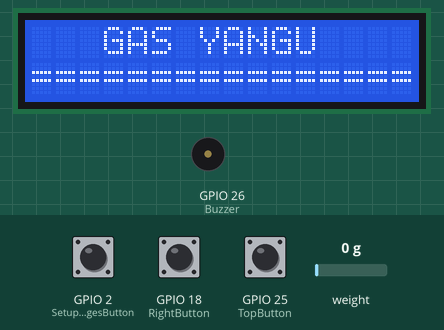
Simulated run of this program. Board: ESP32. Parts: 16×2 character LCD, buzzer (waves = sounding, pin HIGH). The test bench sets the inputs (shaded band); at power-on: GPIO 2 (SetupChangesButton) HIGH, weight on the scale 0 g, GPIO 18 (RightButton) LOW, GPIO 25 (TopButton) LOW. WiFi joins after 1.5 s; servers stay silent unless stated; uploads are accepted with an empty reply; what the program prints to the serial monitor is not drawn.

Above: at 3.2 s.
9.2 s: GPIO 2 (SetupChangesButton) pulled LOW for 1.4 s
At 9.55 s:
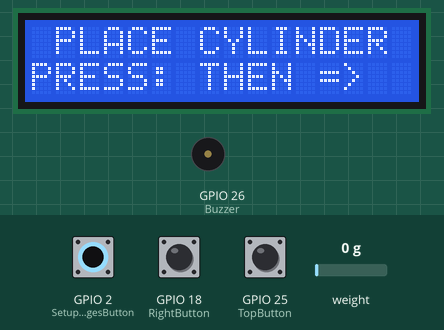
12.1 s: weight on the scale set to 2 g
At 13.8 s:
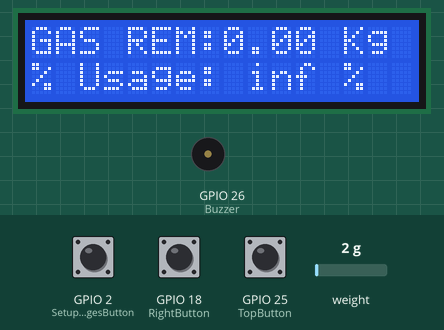
14.1 s: GPIO 2 (SetupChangesButton) pulled LOW for 1.4 s
At 15.8 s:
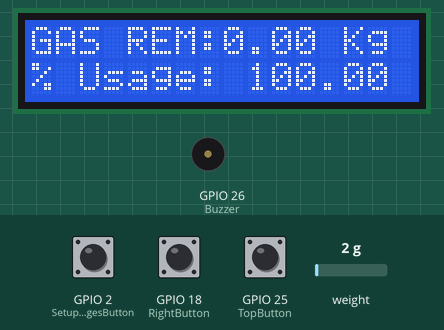
17.0 s: GPIO 2 (SetupChangesButton) pulled LOW for 3.2 s
At 18.2 s:
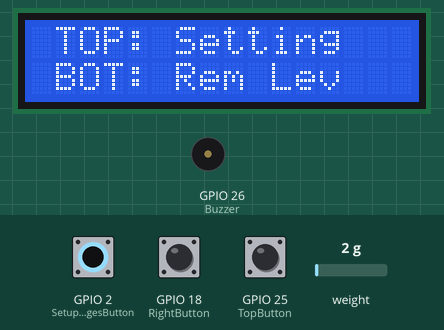
21.7 s: weight on the scale set to 100 g
At 23.5 s:
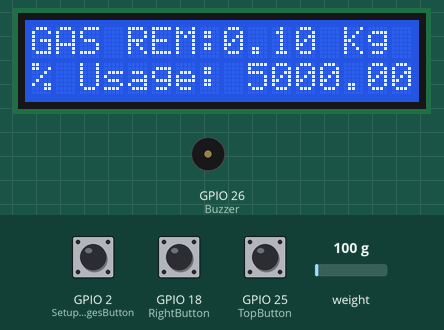
24.3 s: GPIO 2 (SetupChangesButton) pulled LOW for 1.4 s
At 26.8 s:
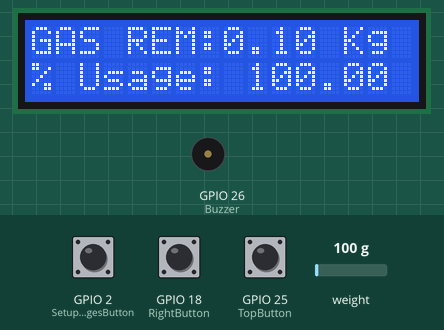
Timing chart, 0 to 28.2 s (numbered marks = the images above; inputs shaded):
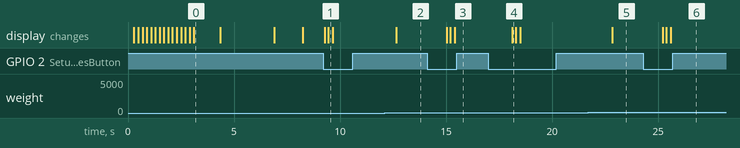

The program:

main.cpp
```cpp
#include <Arduino.h>
#include <HX711.h>
#include <stdint.h>
#include <LiquidCrystal_I2C.h>
#include <SPIFFS.h>
#include <WiFi.h>
#include "soc/rtc.h"
#include <HTTPClient.h>
#include <ArduinoJson.h>

const char *ssid = "Happy";
const char *password = "shwaa100";
// 192.168.1.110
// 192.168.1.110
const char *serverName = "http://192.168.16.206:3400/data/collect";

LiquidCrystal_I2C lcd(0x27, 16, 2);

#define LOADCELL_DOUT_PIN 16
#define LOADCELL_SCK_PIN 4

#define I2C_SDA 21
#define I2C_SCL 22
#define Buzzer 26
#define TopButton 25
#define BottomButton 33
#define Potentiometer 32
#define LeftButton 19
#define SetupChangesButton 2
#define RightButton 18
bool toogler = false;
int32_t count = 0;
unsigned long previousMillis = 0;
const long interval = 10000;
HX711 scale;
int avoidMuchCounting = 0;

struct NewConfiguration
{
  bool UnderProcess;
};

struct GasConfiguration
{
  bool Configured;
  double GasAmount; // kg of gas in gramms
  double ReminderPercentage;
  double CylinderCapacity;
};
GasConfiguration MyLPG;

NewConfiguration ConfigStruct = {false};
// Variable definations

void PrintToScreen(uint8_t column, uint8_t row, String details)
{
  lcd.setCursor(column, row);
  lcd.print(details);
}

void HomeScreen()
{
  PrintToScreen(0, 0, "   GAS YANGU   ");
  for (int x = 0; x < 16; x++)
  {
    PrintToScreen(x, 1, "=");
    delay(200);
  }
}

void InitWiFi()
{
  WiFi.mode(WIFI_STA);
  WiFi.begin(ssid, password);
  Serial.print("Connecting to WiFi ..");
  while (WiFi.status() != WL_CONNECTED)
  {
    Serial.print('.');
    delay(1000);
  }
  Serial.println(WiFi.localIP());
}

void ClearRow(int row)
{
  lcd.setCursor(0, row);
  lcd.print("                ");
}

void IRAM_ATTR attachInterruptSetup()
{
  if (!ConfigStruct.UnderProcess)
  {
    ConfigStruct.UnderProcess = true;
  }
}
void ClearScreen()
{
  ClearRow(0);
  ClearRow(1);
}

void writeGasConfigToSPIFFS(GasConfiguration config)
{
  File file = SPIFFS.open("/gas_config.bin", FILE_WRITE);
  if (!file)
  {
    Serial.println("Failed to open file for writing");
    return;
  }

  // Write the structure as binary data
  file.write((uint8_t *)&config, sizeof(GasConfiguration));
  file.close();

  Serial.println("Gas configuration written to SPIFFS");
}

GasConfiguration readGasConfigFromSPIFFS()
{
  GasConfiguration config;

  File file = SPIFFS.open("/gas_config.bin", FILE_READ);
  if (!file)
  {
    Serial.println("Failed to open file for reading");
    return config; // Return an empty or default-initialized config
  }

  // Read the binary data into the structure
  file.read((uint8_t *)&config, sizeof(GasConfiguration));
  file.close();

  Serial.println("Gas configuration read from SPIFFS");

  return config;
}

void setup()
{

  // rtc_cpu_freq_config_t config;
  // rtc_clk_cpu_freq_get_config(&config);
  // rtc_clk_cpu_freq_to_config(RTC_CPU_FREQ_240M, &config);
  // rtc_clk_cpu_freq_set_config_fast(&config);
  lcd.init(I2C_SDA, I2C_SCL);
  lcd.backlight();
  HomeScreen();
  delay(1000);
  Serial.begin(9600);
  ClearScreen();
  PrintToScreen(0,0, "Trying connecting...");
  delay(500);
  InitWiFi();
  PrintToScreen(0, 1, "    CONNECTED ");
  ClearScreen();

  // if (!SPIFFS.begin(true))
  // {
  //   Serial.println("An Error has occurred while mounting SPIFFS");
  //   return;
  // }
  // else
  // {
  //   ClearScreen();
  //   PrintToScreen(0, 0, " MEMORY ERROR  ");
  //   PrintToScreen(0, 1, "  ===========");
  // }
  // GasConfiguration config = {false, 0.0, 50.0, 0.0};
  // writeGasConfigToSPIFFS(config);
  // MyLPG = readGasConfigFromSPIFFS();
  MyLPG = {true, 0.0, 50.0, 0.0};

  pinMode(TopButton, INPUT);
  pinMode(BottomButton, INPUT);
  pinMode(Buzzer, OUTPUT);
  pinMode(RightButton, INPUT);
  pinMode(LeftButton, INPUT);
  pinMode(Potentiometer, INPUT);
  pinMode(SetupChangesButton, INPUT_PULLUP);

  attachInterrupt(SetupChangesButton, attachInterruptSetup, FALLING);
  scale.begin(LOADCELL_DOUT_PIN, LOADCELL_SCK_PIN);
  scale.set_scale(-528793 / 1);
  Serial.print("Offese: ");
  Serial.println(MyLPG.GasAmount);
  scale.tare();
}

void DisplayGasAmount()
{
  String Printable = "GAS REM:" + String(MyLPG.GasAmount) + " Kg";
  String Printable2 = "% Usage: " + String(((MyLPG.GasAmount / MyLPG.CylinderCapacity) * 100)) + " %";
  PrintToScreen(0, 0, Printable);
  PrintToScreen(0, 1, Printable2);
}

void SendData(float weight, float ReminderValue, float GasSize)
{
  WiFiClient client;
  HTTPClient http;
  http.begin(client, serverName);
  StaticJsonDocument<200> doc;
  doc["deviceId"] = 1001;
  doc["weight"] = weight;
  doc["ReminderValue"] = ReminderValue;
  doc["GasSize"] = GasSize;
  String requestBody;
  serializeJson(doc, requestBody);
  http.addHeader("Content-Type", "application/json");
  int httpResponseCode = http.POST(requestBody);
  Serial.print("HTTP Response code: ");
  Serial.println(httpResponseCode);

  // Free resources
  http.end();
}
void loop()
{
  if (ConfigStruct.UnderProcess)
  {
    previousMillis = millis();
    bool timeout = false;
    int8_t configured; // top 1, bottom 2
    // Display the menu
    ClearScreen();
    PrintToScreen(0, 0, " TOP: Setting");
    PrintToScreen(0, 1, " BOT: Rem Lev");

    while (true)
    {

      if (digitalRead(TopButton) == LOW)
      {
        configured = 1;
        break;
      }
      if (digitalRead(BottomButton) == LOW)
      {
        configured = 2;
        break;
      }
      if (millis() - previousMillis >= interval)
      {
        // previousMillis = currentMillis;
        timeout = true;
        break;
      }
    }
    if (!timeout)
    {
      if (configured == 1)
      {
        delay(100);

        ClearScreen();
        PrintToScreen(0, 0, " PLACE CYLINDER ");
        PrintToScreen(0, 1, "PRESS: THEN =>");
        while (true)
        {
          // waiting for cylinder placement and loading of the new config
          if (digitalRead(RightButton) == LOW)
          {
            break;
          }
        }

        // get the cylinder weight form the load cell
        String outputString = " WEIGHT: ";
        float weight = scale.get_units();
        if (weight <= 0)
        {
          ClearScreen();
          PrintToScreen(0, 0, " NO GAS PLACED  ");
          PrintToScreen(0, 1, "  ===========");
        }
        else
        {
          outputString.concat(weight);
          outputString.concat(" Kg");
          ClearScreen();
          PrintToScreen(0, 0, " CYLINDER GAS");
          PrintToScreen(0, 1, outputString);

          // SAVED into spiffs
          MyLPG.CylinderCapacity = weight;
          MyLPG.GasAmount = weight;
          // save to spiffs
          // writeGasConfigToSPIFFS(MyLPG);
        }
      }
      if (configured == 2)
      {
        delay(100);
        ClearScreen();
        PrintToScreen(0, 0, " TUNE THE POT ");
        PrintToScreen(0, 1, "TO SET REM LEVEL");
        delay(2000);
        ClearScreen();
        PrintToScreen(0, 0, "  VALUE SET    ");
        int percentage;
        while (true)
        {
          percentage = map(analogRead(Potentiometer), 0, 4095, 0, 100);
          String Percentages = "       " + String(percentage) + "%" + "   ";
          PrintToScreen(0, 1, Percentages);

          if (digitalRead(RightButton) == LOW)
          {
            break;
          }
        }
        ClearScreen();
        MyLPG.ReminderPercentage = percentage;
        String printabelScreen = " % REMINDER SET";
        String printabelScreen2 = "      " + String(percentage) + "%" + "   ";
        PrintToScreen(0, 0, printabelScreen);
        PrintToScreen(0, 1, printabelScreen2);
        // delay(1000);
      }
    }
    else
    {
      ClearScreen();
      PrintToScreen(0, 0, "    TIMEOUT     ");
      PrintToScreen(0, 1, " PLEASE SELECT");
      delay(2000);
      ClearScreen();

      DisplayGasAmount();
    }

    ConfigStruct.UnderProcess = false;
    ClearScreen();
    DisplayGasAmount();
  }

  float percentageComputed = ((MyLPG.GasAmount / MyLPG.CylinderCapacity) * 100);
  //  checking if the grade has passed
  if (percentageComputed <= MyLPG.ReminderPercentage && percentageComputed != 0)
  {
    digitalWrite(Buzzer, HIGH);
    delay(500);
    digitalWrite(Buzzer, LOW);
    delay(500);
  }

  // delay(1000);

  // Read and update the information
  if (scale.is_ready())
  {
    scale.set_scale(-528793 / 1);
    // scale.tare();
    float weight = scale.get_units();

    if (weight > 0)
    {
      // Serial.print("Gas measured:                        ");
      // Serial.println(weight);
      MyLPG.GasAmount = weight;
    }
    // count how many before saving
    if (avoidMuchCounting == 0 != avoidMuchCounting >= 2)
    {
      // saves into spiffs
      // writeGasConfigToSPIFFS(MyLPG);
      SendData(MyLPG.GasAmount, MyLPG.ReminderPercentage, MyLPG.CylinderCapacity);
      avoidMuchCounting = 1;
    }
    avoidMuchCounting++;
    DisplayGasAmount();
    delay(1000);
  }
  // debug buttons
  // Serial.print("Top: ");
  // Serial.println(digitalRead(TopButton));
  // Serial.print("Bot: ");
  // Serial.println(digitalRead(BottomButton));
  // Serial.print("Left: ");
  // Serial.println(digitalRead(LeftButton));
  // Serial.print("Righ: ");
  // Serial.println(digitalRead(RightButton));
  // Serial.print("Gas amount: ");
  // Serial.println(MyLPG.GasAmount);
  // Serial.print("Gas Capacity: ");
  // Serial.println(MyLPG.CylinderCapacity);
  // Serial.print("%: ");
  // Serial.println(percentageComputed);

  // if(scale.is_ready()) {
  //     Serial.print("one reading:\t");
  // Serial.print(scale.get_units(), 1);
  // Serial.print("\t| average:\t");
  // Serial.println(scale.get_units(10), 5);

  // scale.power_down();             // put the ADC in sleep mode
  // delay(2000);
  // scale.power_up();
  // }
}

// #include <Arduino.h>
// #include "HX711.h"
// #include "soc/rtc.h"
// #include <LiquidCrystal_I2C.h>

// // HX711 circuit wiring
// const int LOADCELL_DOUT_PIN = 16;
// const int LOADCELL_SCK_PIN = 4;

// HX711 scale;

// void setup() {
//   Serial.begin(9600);
//   rtc_cpu_freq_config_t config;
//   rtc_clk_cpu_freq_get_config(&config);
//   rtc_clk_cpu_freq_to_config(RTC_CPU_FREQ_80M, &config);
//   rtc_clk_cpu_freq_set_config_fast(&config);
//   Serial.println("HX711 Demo");

//   Serial.println("Initializing the scale");

//   scale.begin(LOADCELL_DOUT_PIN, LOADCELL_SCK_PIN);

//   Serial.println("Before setting up the scale:");
//   Serial.print("read: \t\t");
//   Serial.println(scale.read());      // print a raw reading from the ADC

//   Serial.print("read average: \t\t");
//   Serial.println(scale.read_average(20));   // print the average of 20 readings from the ADC

//   Serial.print("get value: \t\t");
//   Serial.println(scale.get_value(5));   // print the average of 5 readings from the ADC minus the tare weight (not set yet)

//   Serial.print("get units: \t\t");
//   Serial.println(scale.get_units(5), 1);  // print the average of 5 readings from the ADC minus tare weight (not set) divided
//             // by the SCALE parameter (not set yet)

// //   scale.set_scale(INSERT YOUR CALIBRATION FACTOR);
//   scale.set_scale(-528793/1);                      // this value is obtained by calibrating the scale with known weights; see the README for details
//   scale.tare();               // reset the scale to 0

//   Serial.println("After setting up the scale:");

//   Serial.print("read: \t\t");
//   Serial.println(scale.read());                 // print a raw reading from the ADC

//   Serial.print("read average: \t\t");
//   Serial.println(scale.read_average(20));       // print the average of 20 readings from the ADC

//   Serial.print("get value: \t\t");
//   Serial.println(scale.get_value(5));   // print the average of 5 readings from the ADC minus the tare weight, set with tare()

//   Serial.print("get units: \t\t");
//   Serial.println(scale.get_units(5), 1);        // print the average of 5 readings from the ADC minus tare weight, divided
//             // by the SCALE parameter set with set_scale

//   Serial.println("Readings:");
// }

// void loop() {
//   Serial.print("one reading:\t");
//   Serial.print(scale.get_units(), 1);
//   Serial.print("\t| average:\t");
//   Serial.println(scale.get_units(10), 5);

//   scale.power_down();             // put the ADC in sleep mode
//   delay(5000);
//   scale.power_up();
// }

// calibration

// #include <Arduino.h>
// // #include "HX711.h"
// // #include "soc/rtc.h"
// #include <LiquidCrystal_I2C.h>
// #include "HX711.h"

// // HX711 circuit wiring
// const int LOADCELL_DOUT_PIN = 16;
// const int LOADCELL_SCK_PIN = 4;

// HX711 scale;

// void setup() {
//   Serial.begin(9600);
//   scale.begin(LOADCELL_DOUT_PIN, LOADCELL_SCK_PIN);
// }

// void loop() {

//   if (scale.is_ready()) {
//     scale.set_scale();
//     Serial.println("Tare... remove any weights from the scale.");
//     delay(5000);
//     scale.tare();
//     Serial.println("Tare done...");
//     Serial.print("Place a known weight on the scale...");
//     delay(5000);
//     long reading = scale.get_units(10);
//     Serial.print("Result: ");
//     Serial.println(reading);
//   }
//   else {
//     Serial.println("HX711 not found.");
//   }
//   delay(1000);
// }
```

Measured:
- the behaviour switches between 0 and 1 g on weight on the scale (found by bisection; images 1 and 2)
- after the input at 9.2 s, the display: first changes after 0.09 s (image 1 shows a later state)
- after the input at 12.1 s, the display: changes after 0.55 s (image 2)
- after the input at 14.1 s, the display: first changes after 0.93 s (image 3 shows a later state)
- after the input at 17.0 s, the display: changes after 1.1 s (image 4)
- after the input at 21.7 s, the display: changes after 1.1 s (image 5)
- after the input at 24.3 s, the display: first changes after 0.92 s (image 6 shows a later state)
